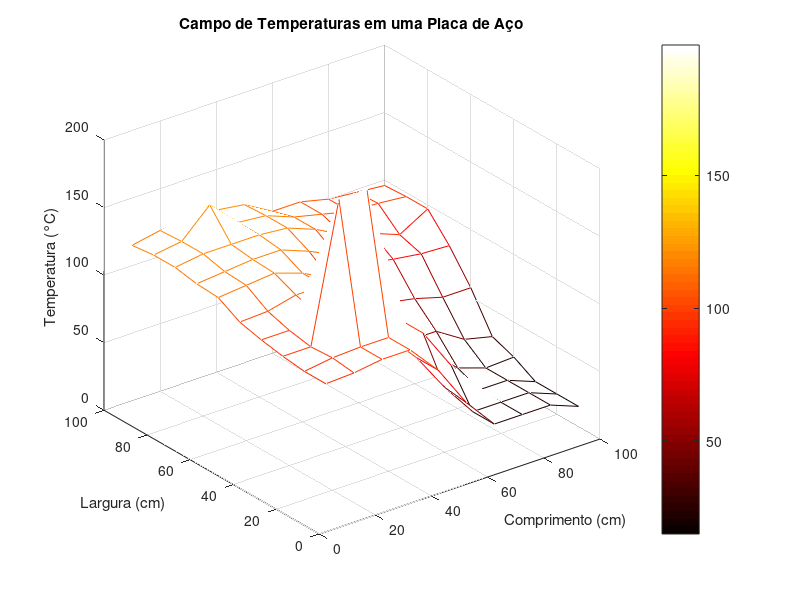

The MATLAB source for this figure:
% Definindo os valores das temperaturas
temperaturas = [
    95, 96, 99, 99, 77, 46, 23, 23, 23, 15;
    95, 98, 99, 99, 77, 48, 23, 23, 23, 15;
    97, 97, 199, 199, 98, 79, 48, 23, 23, 15;
    100, 100, 105, 105, 77, 70, 48, 30, 23, 24;
    104, 105, 110, 110, 87, 70, 48, 48, 35, 30;
    113, 115, 117, 110, 99, 89, 67, 63, 57, 57;
    114, 116, 118, 118, 110, 100, 87, 83, 80, 79;
    117, 120, 120, 120, 118, 110, 99, 93, 85, 97;
    117, 120, 140, 120, 118, 110, 105, 100, 99, 97;
    115, 119, 120, 120, 117, 105, 105, 100, 98, 96
];

% Definindo os pontos na superfície da placa
[x, y] = meshgrid(10:10:100, 10:10:100);

% Criando o gráfico 3D
figure;
mesh(x, y, temperaturas);

% Definindo os rótulos dos eixos
xlabel('Comprimento (cm)');
ylabel('Largura (cm)');
zlabel('Temperatura (°C)');
title('Campo de Temperaturas em uma Placa de Aço');

% Ajustando a visualização
colormap('hot');
colorbar;
